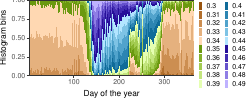

Source code (R):
#!/usr/bin/Rscript
library(tidyverse)
DATAFILE <- "../../data/dc_TKY_y18_n_2015_grain100_masked.csv"

lowLimit <- 30
highLimit <- 50

data <- read_csv(
  DATAFILE,
  col_types=cols(
    .default = col_double(),
    database = col_character(),
    sequence = col_character()
  )
) %>%
  gather(variable, value, -database, -sequence, -year) %>%
  mutate(sequence = as.integer(sequence)) %>%
  mutate(variable = as.integer(gsub("X", "", variable))) %>%
  mutate(value = as.integer(value))

paletteFilename <- '../../data/phenovis.palette'
palette <- toupper(
  read.csv(
    paletteFilename,
    comment.char="?",
    header=FALSE
  )$V1
)

p <- data %>%
  filter(variable >= lowLimit, variable < highLimit) %>%
  mutate(variable = variable/100) %>%
  group_by(database, year, sequence) %>%
  arrange(variable) %>%
  mutate(Y.max = cumsum(value)/sum(value)) %>%
  mutate(Y.min = (Y.max - value/sum(value))) %>%
  ungroup %>%
  ggplot(aes(fill=as.factor(variable))) +
  geom_rect(
    aes(xmin=sequence, xmax=sequence+1, ymin=Y.min, ymax=Y.max)
  ) +
  scale_fill_manual(values=palette) +
  guides(
    fill = guide_legend(
      title = expression(g[cc]),
      title.position = "top",
      ncol = 2,
      keywidth=unit(1, "mm"),
      keyheight=unit(1.7, "mm")
    )
  ) +
  xlab("Day of the year") +
  ylab("Histogram bins") +
  #coord_flip() +
  scale_x_continuous(expand=c(0,0)) +
  scale_y_continuous(expand=c(0,0)) +
  theme_bw(base_size=6) +
  theme (
    plot.margin = unit(c(0,0,0,0), "cm"),
    legend.spacing = unit(1, "mm"),
    panel.grid = element_blank(),
    legend.box.spacing = unit(0, "pt"),
    legend.box.margin = margin(0,0,0,0)
  )

ggsave('./phenovis_cpm.pdf', plot = p, width = 2.5, height = 1)
